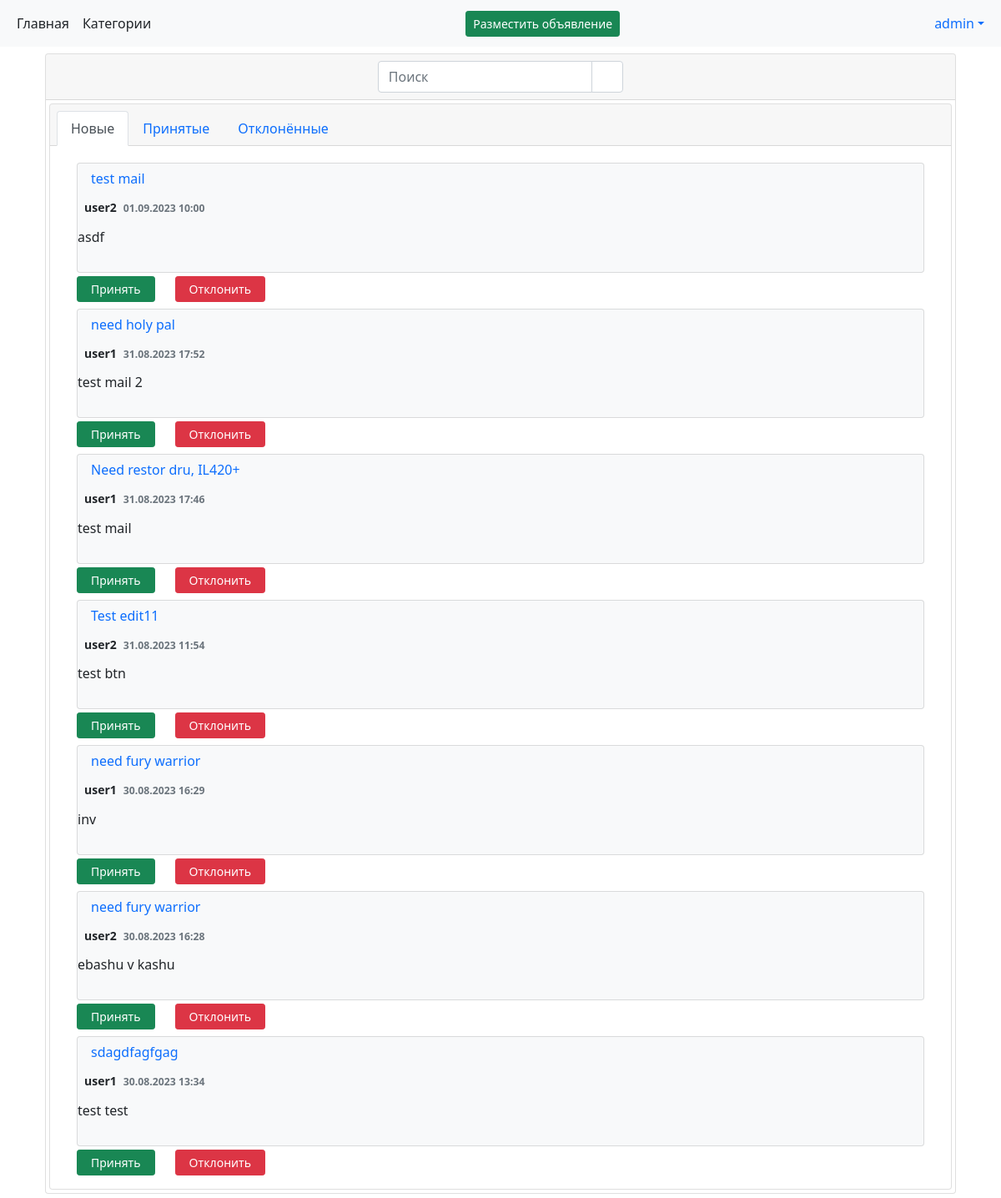
The page /comments/ (signed in) on the database its author committed.
### board/models.py (models this page shows, shortened)
class Comment(models.Model):
    user = models.ForeignKey(User, on_delete=models.CASCADE)
    post = models.ForeignKey(Post, on_delete=models.CASCADE)
    text = models.TextField()
    date = models.DateTimeField(auto_now_add=True)
    status = models.BooleanField(null=True)

class Post(models.Model):
    user = models.ForeignKey(User, on_delete=models.CASCADE, verbose_name="Автор")
    category = models.ForeignKey(
        Category, on_delete=models.CASCADE, verbose_name="Категория"
    )
    title = models.CharField(max_length=50, verbose_name="Заголовок")
    date = models.DateTimeField(auto_now_add=True, verbose_name="Дата публикации")
    text = RichTextUploadingField(verbose_name="Текст")
    slug = models.SlugField(
        max_length=255, unique=True, db_index=True, verbose_name="URL"
    )
    def __str__(self):
        return f"{self.title}"

### board/views.py (the view)
class CommentList(LoginRequiredMixin, ListView):
    model = Comment
    filter_class = CommentFilter
    def get_context_data(self, **kwargs):
        context = super().get_context_data(**kwargs)
        context["is_new"] = CommentFilter(
            self.request.GET,
            queryset=Comment.objects.filter(post__user=self.request.user)
            .filter(status="")
            .order_by("-id"),
        )
        context["is_accepted"] = CommentFilter(
            self.request.GET,
            queryset=Comment.objects.filter(post__user=self.request.user)
            .filter(status="True")
            .order_by("-id"),
        )
        context["is_rejected"] = CommentFilter(
            self.request.GET,
            queryset=Comment.objects.filter(post__user=self.request.user)
            .filter(status="False")
            .order_by("-id"),
        )
        return context

### templates/board/com_new.html (shortened to what this page needs)
{%extends 'base.html' %}
{% block content %}
<div class="container my-2 px-4 position-relative">
    <div class="card">
        <div class="card-header p-2">
            <div class="row justify-content-between align-items-center">
                <div class="col-auto mx-auto">
                    <form method="GET">
                        <div class="input-group">
                            {{ is_new.form }}
                            <button class="input-group-text text-secondary bg-white" type="submit"><i
                                    class="bi bi-search"></i></button>
                        </div>
                    </form>
                </div>
            </div>
        </div>
        <div class="d-flex flex-row">
            <div class="w-100">
                <div class="card m-1">
                    <div class="card-header">
                        <ul class="nav nav-tabs card-header-tabs">
                            <li class="nav-item">
                                <a class="nav-link active" href="{% url 'comments_new' %}">Новые</a>
                            </li>
                            <li class="nav-item">
                                <a class="nav-link" href="{% url 'comments_accepted' %}">Принятые</a>
                            </li>
                            <li class="nav-item">
                                <a class="nav-link" href="{% url 'comments_rejected' %}">Отклонённые</a>
                            </li>
                        </ul>
                    </div>
                    <div class="card-body pb-1">
                        <div class="card-body py-1 lh-sm">
                            {% for comment in is_new.qs %}
                            <div class="card mb-1 bg-light">
                                <a class="nav-link" href="{% url 'post' comment.post.slug %}">{{ comment.post }}</a>
                                <p class="small fw-bold m-2">{{ comment.user }}<span
                                        class="text-secondary small px-2">{{comment.date|date:'d.m.Y H:i' }}</span></p>
                                <p class="card-text m-1">{{ comment.text|linebreaks }}</p>
                            </div>
                            <div class="row mb-2">
                                <div class="col-auto">
                                    <form action="{% url 'comment_accept' comment.pk %}" method="POST">
                                        <button type="submit" class="btn btn-sm btn-success px-3">Принять</button>
                                    </form>
                                </div>
                                <div class="col-auto">
                                    <form action="{% url 'comment_reject' comment.pk %}" method="POST">
                                        <button type="submit" class="btn btn-sm btn-danger px-3">Отклонить</button>
                                    </form>
                                </div>
                            </div>
                            {% endfor %}
                        </div>
                    </div>
                </div>
            </div>
        </div>
    </div>
</div>
{% endblock content %}

### templates/base.html (shortened to what this page needs)
{% load static %}
<!DOCTYPE html>
<html lang="en">
<head>
    <link rel="stylesheet" href="{% static 'font/bootstrap-icons.css'%}" />
    <link href="{% static 'css/bootstrap.css' %}" rel="stylesheet" />
</head>
<body>
    <nav class="navbar navbar-expand-lg bg-body-tertiary bg-light">
        <div class="container-fluid">
            <div class="collapse navbar-collapse" id="navbarSupportedContent">
                <ul class="navbar-nav me-auto mb-2 mb-lg-0">
                    <li class="nav-item">
                        <a class="nav-link active text-dark" aria-current="page" href="{% url 'posts' %}">Главная</a>
                    </li>
                    <li class="nav-item">
                        <a class="nav-link active text-dark" aria-current="page"
                            href="{% url 'categories' %}">Категории</a>
                    </li>
                </ul>
                {% if user.is_authenticated %}
                <a class="btn btn-sm btn-success" aria-current="page" href="{% url 'post_create' %}">Разместить
                    объявление</a>
                {% endif %}
                {% if user.is_authenticated %}
                <ul class="navbar-nav ms-auto">
                    <li class="nav-item dropdown">
                        <a class="nav-link dropdown-toggle" data-bs-toggle="dropdown" href="#">{{ user.username }}</a>
                    </li>
                </ul>
                {% else %}
                <a class="nav-link" href="{% url 'account_login' %}">Войти</a>
                {% endif %}
            </div>
        </div>
    </nav>
    {% block content %}
    {% endblock content %}
</body>
</html>

### rows shown on the page
Comment: post "test mail", user "user2", date "01.09.2023 10:00", text "asdf"
Comment: post "need holy pal", user "user1", date "31.08.2023 17:52", text "test mail 2"
Comment: post "Need restor dru, IL420+", user "user1", date "31.08.2023 17:46", text "test mail"
Comment: post "Test edit11", user "user2", date "31.08.2023 11:54", text "test btn"
Comment: post "need fury warrior", user "user1", date "30.08.2023 16:29", text "inv"
Comment: post "need fury warrior", user "user2", date "30.08.2023 16:28", text "ebashu v kashu"
Comment: post "sdagdfagfgag", user "user1", date "30.08.2023 13:34", text "test test"

### other values the page prints
{{ user.username }} "admin"
